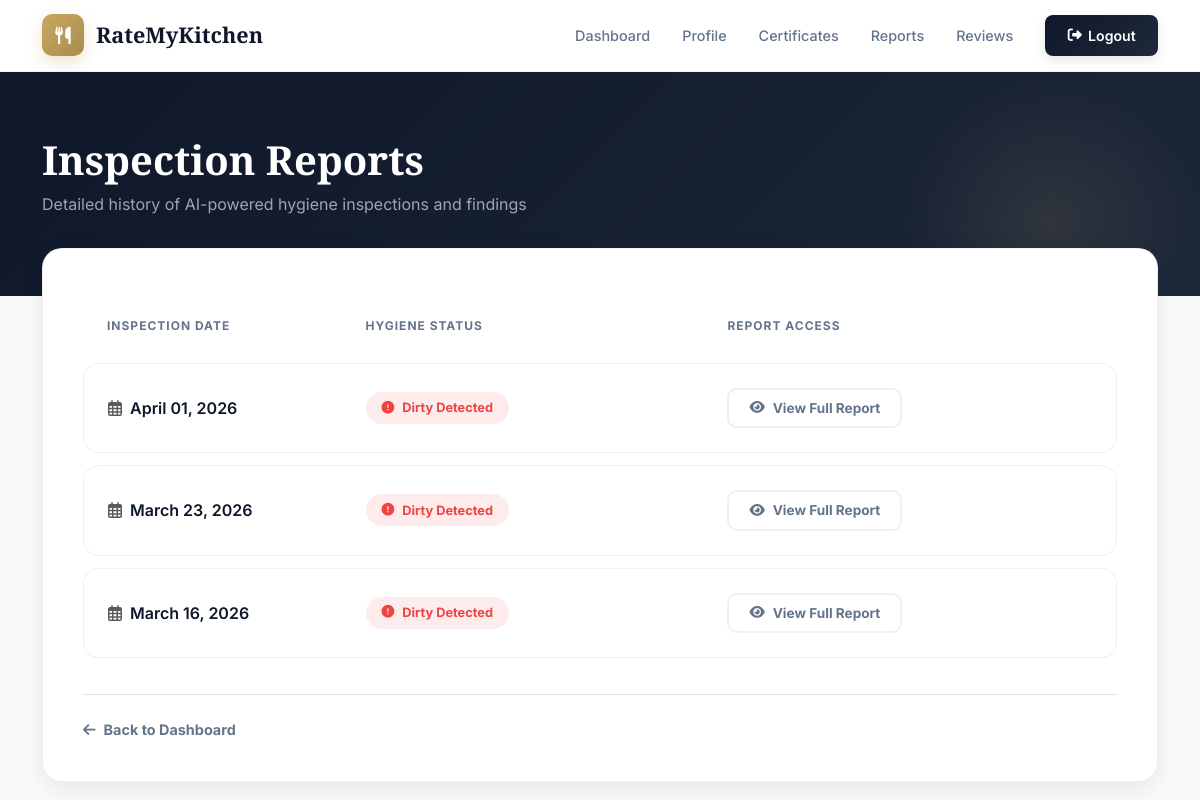
Page /User/reports/ (signed in) on the earlier database version.
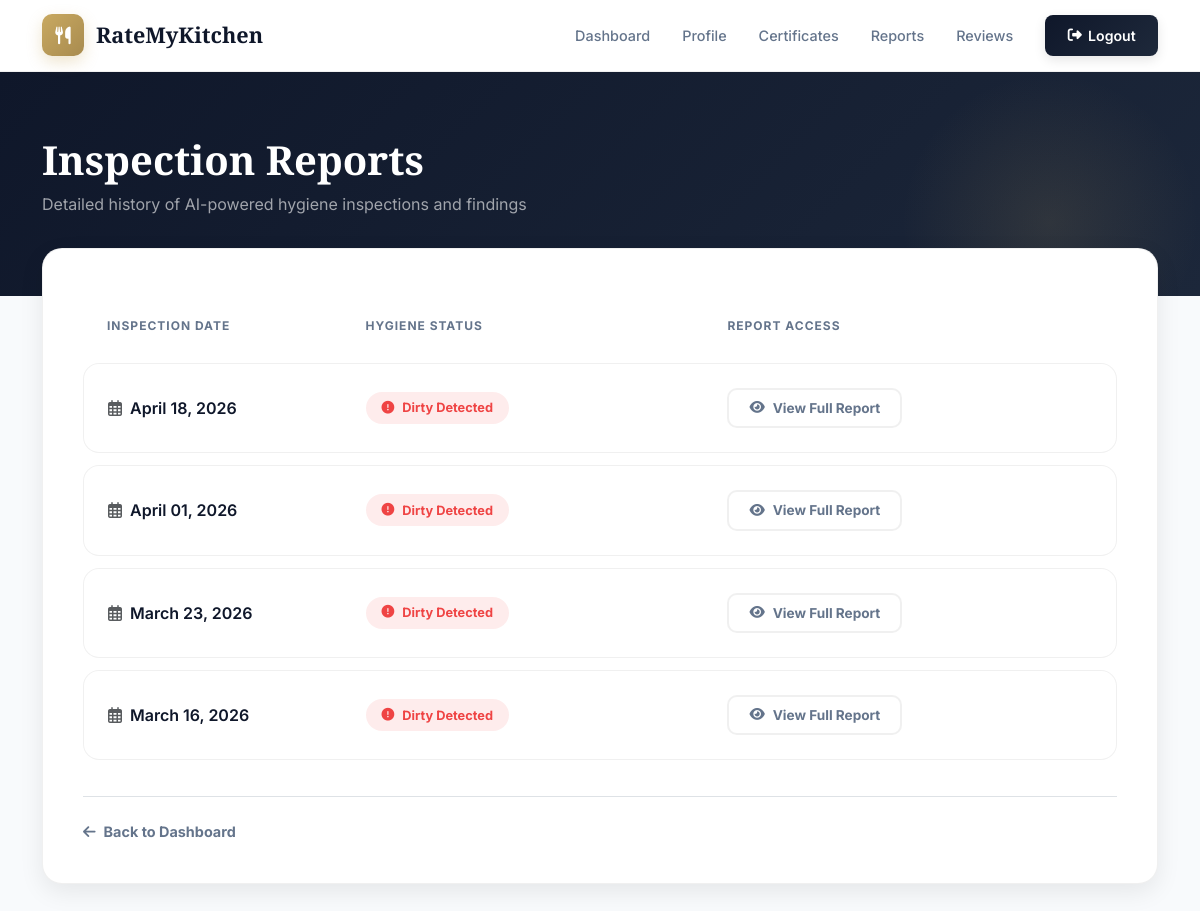
Same page on the later database version.
### User/models.py (models this page shows, shortened)
class HygieneViolation(models.Model):
    hotel = models.ForeignKey(tbl_hotel, on_delete=models.CASCADE)
    issue_date = models.DateTimeField(auto_now_add=True)
    hygiene_status = models.CharField(max_length=50)  # "Dirty" or "Moderately Clean"
    complaint = models.ForeignKey('PublicComplaint', on_delete=models.CASCADE, null=True, blank=True)
    pdf_file = models.FileField(upload_to='violation_reports/', null=True, blank=True)
    fine_amount = models.DecimalField(max_digits=10, decimal_places=2, default=0.00)

### User/views.py (the view)
# urls.py: path('reports/', views.view_all_reports, name='view_all_reports'),
def view_all_reports(request):
    hotel = _require_hotel(request)
    if not hotel:
        return redirect("guest:login")
    reports = HygieneViolation.objects.filter(hotel=hotel).order_by('-issue_date')
    return render(request, 'User/Reports.html', {'reports': reports, 'hotel': hotel})

### User/views.py (called while the page is built)
def _require_hotel(request):
    hid = request.session.get("hid")
    if not hid:
        return None
    try:
        return tbl_hotel.objects.get(id=hid)
    except tbl_hotel.DoesNotExist:
        return None

### templates/User/Reports.html (shortened to what this page needs)
{% extends "User/Header.html" %}
{% block content %}
<div class="page-banner">
    <div class="container banner-content" data-aos="fade-up">
        <h1 class="banner-title">Inspection Reports</h1>
        <p class="banner-subtitle">Detailed history of AI-powered hygiene inspections and findings</p>
    </div>
</div>
<div class="container" style="margin-top: -3rem; position: relative; z-index: 5;">
    <div class="clean-card" data-aos="fade-up" data-aos-delay="100">
        {% if reports %}
        <div class="table-responsive">
            <table class="premium-table">
                <thead>
                    <tr>
                        <th style="width: 25%">Inspection Date</th>
                        <th style="width: 35%">Hygiene Status</th>
                        <th style="width: 40%">Report Access</th>
                    </tr>
                </thead>
                <tbody>
                    {% for report in reports %}
                    <tr data-aos="fade-up">
                        <td style="font-weight: 600; color: var(--dark);">
                            <div class="d-flex align-items-center gap-2">
                                <i class="far fa-calendar-alt text-muted"></i>
                                {{ report.issue_date|date:"F d, Y" }}
                            </div>
                        </td>
                        <td>
                            <span class="status-pill {% if report.hygiene_status == 'Dirty' %}status-dirty{% else %}status-moderate{% endif %}">
                                <i class="fas fa-exclamation-circle"></i>
                                {{ report.hygiene_status }} Detected
                            </span>
                        </td>
                        <td>
                            {% if report.pdf_file or report.hygiene_status %}
                            <a href="/User/view-report/{{ report.id }}/" class="btn-action">
                                <i class="fas fa-eye"></i> View Full Report
                            </a>
                            {% else %}
                            <span class="text-muted small fw-600"><i class="fas fa-spinner fa-spin me-2"></i>Generating...</span>
                            {% endif %}
                        </td>
                    </tr>
                    {% endfor %}
                </tbody>
            </table>
        </div>
        {% endif %}
        {% if reports %}
        <div class="mt-4 pt-4 border-top">
            <a href="/User/homepage/" style="color: var(--text-sub); font-weight: 700; text-decoration: none; font-size: 0.9rem; display: flex; align-items: center; gap: 0.5rem;">
                <i class="fas fa-arrow-left"></i> Back to Dashboard
            </a>
        </div>
        {% endif %}
    </div>
</div>
{% endblock %}

Differences in the rows shown:
added HygieneViolation: issue_date "April 18, 2026", hygiene_status "Dirty"
